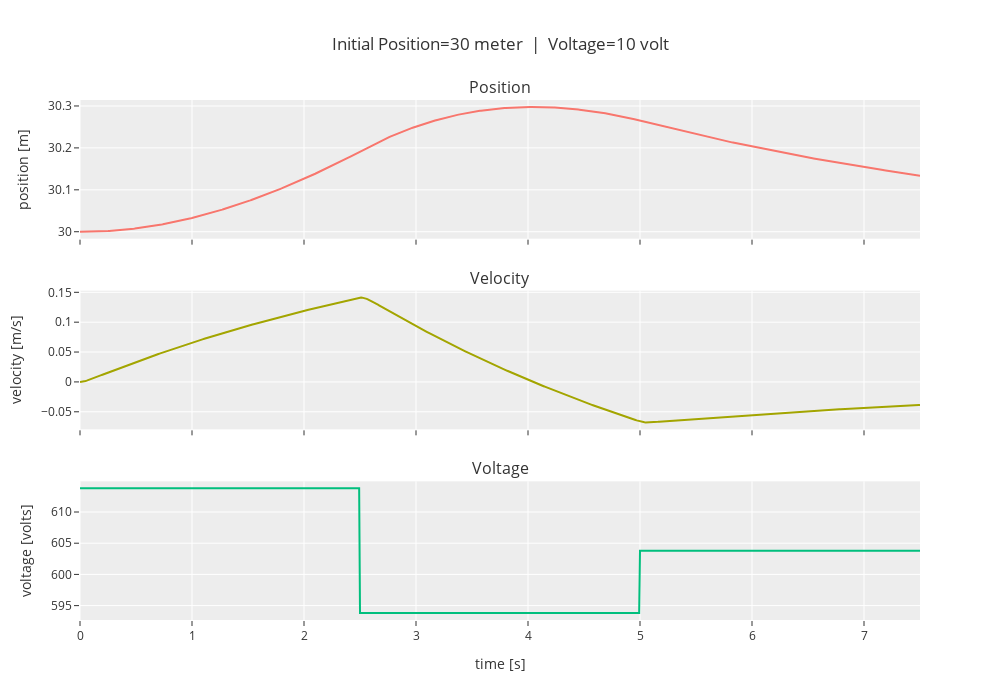

The notebook cell this image was saved under:
### Markdown cell above
### Position $x = 30$

### Code cell
x = 30
linear_analysis(x, doublet_magnitude=10)

### Figure 1 — Plotly figure (JSON) as saved in the notebook; plotly's stock layout.template omitted (floating-point values rounded to 4 significant figures; data arrays with more than 128 entries replaced by an {"elided": "..."} marker saying what was removed)
{"data": [{"type": "scatter", "x": {"elided": "752 float values"}, "xaxis": "x", "y": {"elided": "752 float values"}, "yaxis": "y"}, {"type": "scatter", "x": {"elided": "752 float values"}, "xaxis": "x2", "y": {"elided": "752 float values"}, "yaxis": "y2"}, {"type": "scatter", "x": {"elided": "1000 float values"}, "xaxis": "x3", "y": {"elided": "1000 float values"}, "yaxis": "y3"}], "layout": {"annotations": [{"font": {"size": 16}, "showarrow": false, "text": "Position", "x": 0.5, "xanchor": "center", "xref": "paper", "y": 1, "yanchor": "bottom", "yref": "paper"}, {"font": {"size": 16}, "showarrow": false, "text": "Velocity", "x": 0.5, "xanchor": "center", "xref": "paper", "y": 0.6333, "yanchor": "bottom", "yref": "paper"}, {"font": {"size": 16}, "showarrow": false, "text": "Voltage", "x": 0.5, "xanchor": "center", "xref": "paper", "y": 0.2667, "yanchor": "bottom", "yref": "paper"}], "height": 700, "showlegend": false, "title": {"text": "Initial Position=30 meter  |  Voltage=10 volt"}, "width": 1000, "xaxis": {"anchor": "y", "autorange": true, "domain": [0, 1], "matches": "x3", "range": [0, 7.5], "showticklabels": false, "type": "linear"}, "xaxis2": {"anchor": "y2", "autorange": true, "domain": [0, 1], "matches": "x3", "range": [0, 7.5], "showticklabels": false, "type": "linear"}, "xaxis3": {"anchor": "y3", "autorange": true, "domain": [0, 1], "range": [0, 7.5], "title": {"text": "time [s]"}, "type": "linear"}, "yaxis": {"anchor": "x", "autorange": true, "domain": [0.7333, 1], "range": [29.98, 30.31], "title": {"text": "position [m]"}, "type": "linear"}, "yaxis2": {"anchor": "x2", "autorange": true, "domain": [0.3667, 0.6333], "range": [-0.07936, 0.1527], "title": {"text": "velocity [m/s]"}, "type": "linear"}, "yaxis3": {"anchor": "x3", "autorange": true, "domain": [0, 0.2667], "range": [592.7, 614.9], "title": {"text": "voltage [volts]"}, "type": "linear"}}}
